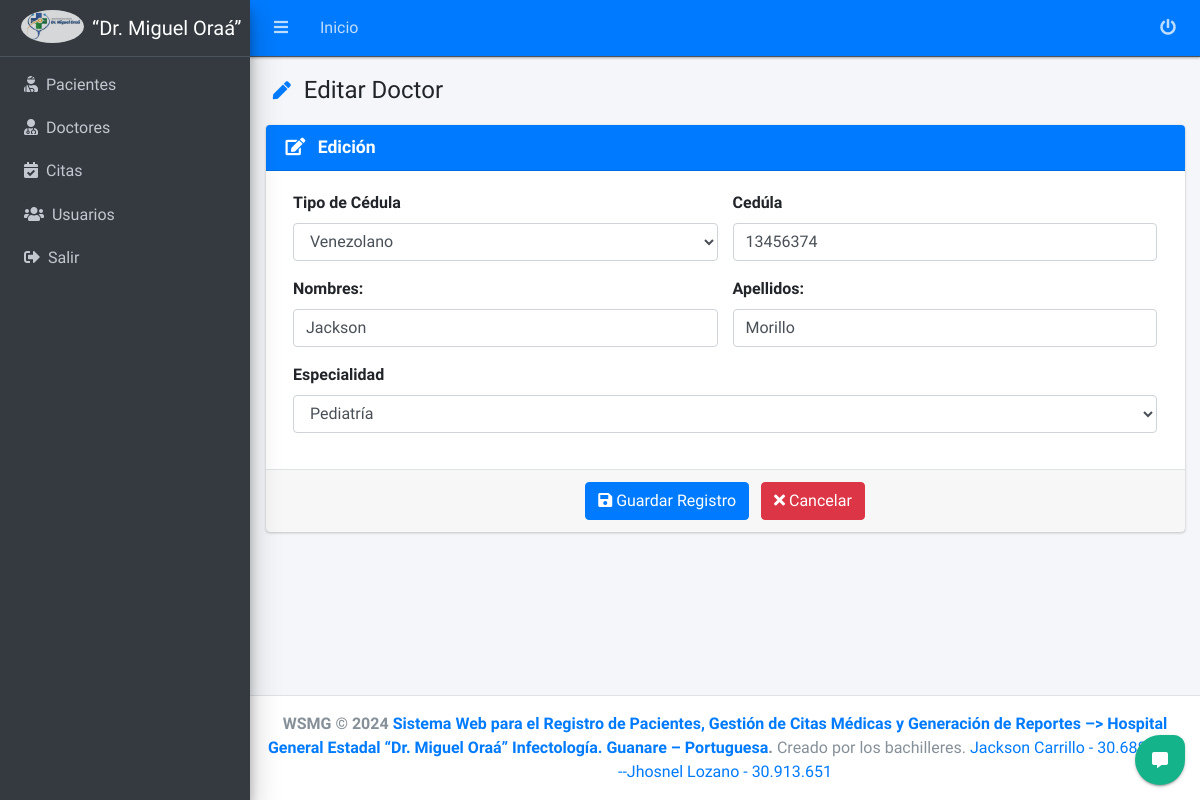
The page /hospital/doctor/editar/4/ (signed in) on the database its author committed.
### core/hospital/models.py (models this page shows, shortened)
class Doctor(models.Model):
    nombre = models.CharField(max_length=100)
    apellido = models.CharField(max_length=50)
    tipo_cedula = models.CharField(max_length=1, choices=TIPO_CEDULA_CHOICES, default=TIPO_CEDULA_CHOICES[0][0])
    cedula = models.PositiveIntegerField(unique=True)
    especialidad = models.CharField(max_length=20, choices=ESPECIALIDAD_CHOICES)
    fecha_creacion = models.DateTimeField(auto_now_add=True, null=True)
    fecha_modificacion = models.DateTimeField(auto_now=True, null=True)

### core/hospital/views/doctores/views.py (the view, shortened to what this page needs)
# urls.py: path('doctor/editar/<int:pk>/', DoctorUpdateView.as_view(), name='doctor_editar'),
class DoctorUpdateView(LoginRequiredMixin, UpdateView):
    model = Doctor
    form_class = DoctorForm
    template_name = 'doctores/crear.html'
    success_url = reverse_lazy('hospital:doctor_listado')
    def dispatch(self, request, *args, **kwargs):
        self.object = self.get_object()
        return super().dispatch(request, *args, **kwargs)
    def get_context_data(self, **kwargs):
        context = super().get_context_data(**kwargs)
        context['title'] = 'Editar Doctor'
        context['entity'] = 'Doctores'
        context['list_url'] = self.success_url
        context['action'] = 'edit'
        return context

### core/hospital/forms.py (shortened to what this page needs)
class DoctorForm(ModelForm):
    def __init__(self, *args, **kwargs):
        super().__init__(*args, **kwargs)
        self.fields['nombre'].widget.attrs['autofocus'] = True
    class Meta:
        model = Doctor
        fields = ('nombre', 'apellido','cedula', 'tipo_cedula', 'especialidad')
        widgets = {
            'nombre': forms.TextInput(attrs={
                'placeholder': 'Ingrese el primer y segundo nombre',
                'class': 'form-control'
            }),
            'apellido': forms.TextInput(attrs={
                'placeholder': 'Ingrese el primer y segundo apellido',
                'class': 'form-control'
            }),
            'cedula': forms.TextInput(attrs={
                'placeholder': 'Ingrese un número de cedula',
                'class': 'form-control'
            }),
            'especialidad': forms.Select(attrs={
                'class': 'select2 form-control',
                'style': 'width: 100%'
            }),
            'tipo_cedula': forms.Select(attrs={
                'class': 'form-control',
            })
        }

### core/hospital/templates/doctores/crear.html (shortened to what this page needs)
{% extends 'form.html' %}
{% load static %}
{% load widget_tweaks %}
{% block content %}
<form method="post" action=".">
    <div class="row">
		<div class="col-md-12">
			<div class="card card-primary">
                <div class="card-header ">
                    <h3 class="card-title">
                        {% if action == 'add' %}
                            <i class="fas fa-plus"></i> <b class="ml-2">Nuevo</b>
                        {% else %}
                            <i class="fas fa-edit"></i> <b class="ml-2">Edición</b>
                        {% endif %}
                    </h3>
                </div>
				<div class="card-body">
					<div class="container-fluid">
						<div class="row">
							<div class="col-sm-12">
                                <div class="row g-2">
                                    <div class="col-sm-6 col-xs-12">
                                        <div class="mb-3 form-password-toggle">
                                            <label class="form-label custom_label" for="email">Tipo de Cédula</label>
                                            <div class="input-group input-group-merge">
                                                {{ form.tipo_cedula|attr:'required' }}
                                            </div>
                                        </div>
                                    </div>
									<div class="col-sm-6 col-xs-12">
										<div class="mb-3 form-password-toggle">
											<label class="form-label custom_label" for="cedula">Cedúla</label>
											<div class="input-group input-group-merge">
												{{ form.cedula|attr:'required'|attr:'autocomplete:off'|attr:'onkeypress:return Solo_Numero_ci(event);'|attr:'maxlength:8'|attr:'minlength:8' }}
											</div>
										</div>
									</div>
                                </div>
								<div class="row">
									<div class="col-md-6">
										<div class="mb-3 form-password-toggle">
											<label class="form-label custom_label" for="nombres">Nombres:</label>
											<div class="input-group">
												{{ form.nombre|attr:'autocomplete:off'|attr:'onkeypress:return Solo_Texto(event);' }}
											</div>
										</div>
									</div>
									<div class="col-md-6">
										<div class="mb-3 form-password-toggle">
											<label class="form-label custom_label" for="apellidos">Apellidos:</label>
											<div class="input-group input-group-merge">
												{{ form.apellido|attr:'autocomplete:off'|attr:'onkeypress:return Solo_Texto(event);' }}
											</div>
										</div>
									</div>
								</div>
								<div class="row g-2">
									<div class="col-sm-12">
										<div class="mb-3 form-password-toggle">
											<label class="form-label custom_label" for="nombre de usuario">Especialidad</label>
											<div class="input-group input-group-merge">
												{{ form.especialidad }}
											</div>
										</div>
									</div>
								</div>
								</div>
								<br>
							</div>
						</div>
					</div>
					<div class="card-footer d-flex justify-content-center" style="border-top: 1px solid #dee2e6;">
						<div>
							<button type="submit" class="btn btn-primary mr-2">
								<i class="fas fa-save"></i> Guardar Registro
							</button>
							<a href="{{ list_url }}" class="btn btn-danger">
								<i class="fas fa-times"></i> Cancelar
							</a>
						</div>
					</div>
				</div>
			</div>
		</div>
	</div>
{% endblock %}

### rows shown on the page
Doctor: tipo_cedula "Venezolano", cedula "13456374", nombre "Jackson", apellido "Morillo", especialidad "Pediatría"

### other values the page prints
{{ title }} "Editar Doctor"
